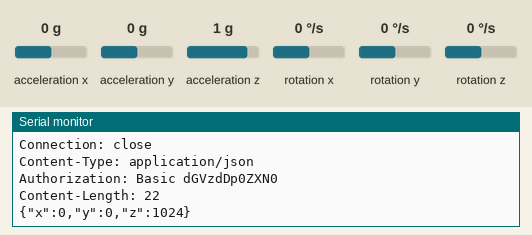
A sketch run on a simulated ESP32. Parts: the last lines printed to the serial monitor. Inputs (shaded band) come from the test bench; at power-on: acceleration x 0 g, acceleration y 0 g, acceleration z 1 g, rotation x 0 °/s, rotation y 0 °/s, rotation z 0 °/s. Uploads are accepted with an empty reply.

Above: at 2.7 s.
2.8 s: acceleration x set to -1.4 g
At 2.94 s:
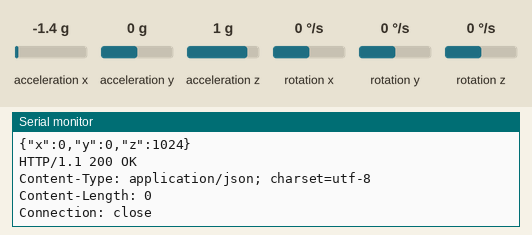
4.6 s: acceleration y set to -1.4 g
At 5.9 s:
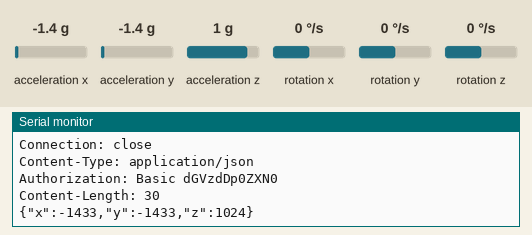
6.4 s: acceleration z set to -1.4 g
At 7.4 s:
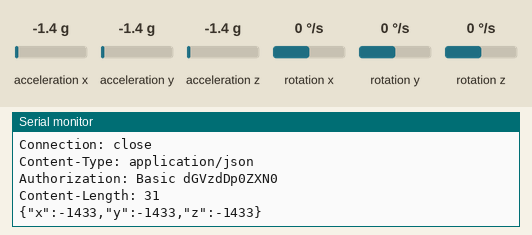
Timing chart, 0 to 9.4 s (numbered marks = the images above; inputs shaded):
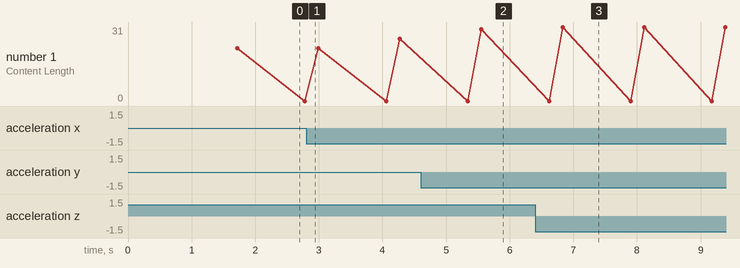

Measured:
- after the input at 4.6 s, the serial monitor: prints a new line after 0.95 s (image 2)
- after the input at 6.4 s, the serial monitor: prints a new line after 0.43 s (image 3)
- plotted number 1: 0 → 26 after the input at 2.8 s, 26 → 30 after the input at 4.6 s, 30 → 31 after the input at 6.4 s

The sketch:

ShipIoT_CC3100_MMA8452Q.ino
```cpp
// ShipIoT with TI CC3100 wifi module and a MMA8452Q 3 axis

#ifndef __CC3200R1M1RGC__
// the CC3200 doesn't use SPI
#include <SPI.h>            // SPI connects to the CC3100 (NB: this uses the same pins as I2C0
#endif
#include <WiFi.h>           // WiFi allows us to use the CC3100
#include <ShipIoT.h>        // ShipIoT client library
#include <Wire.h>           // Must include Wire library for I2C
#include <SFE_MMA8452Q.h>   // Includes the SFE_MMA8452Q library

char ssid[] = "Lab";
char password[] = "thisisatest";

ShipIoT shipiot("http://yourname.api.shipiot.net/bip/http/sheets","test","test");
MMA8452Q accel(0x1D);      // 0x1d is the I2C addr, if pulled to ground 0x1c

void setup() {
  Serial.begin(115200);
  shipiot.setup(ssid,password);
   accel.init();
}

void loop() {
  while (shipiot.available()) {   // when we have data from the CC3100
    char c = shipiot.read();      // read it
    Serial.write(c);              // and write it to the Serial port for logging
  }
  if (accel.available()) {        // when we have data from the MMA9452Q
    accel.read();                 // read the values from the MMA9452Q
    String json = "{\"x\":" + String(accel.x) + ",\"y\":" + String(accel.y) + ",\"z\":" + String(accel.z) + "}";
    shipiot.send(json);           // send the JSON message to ShipIoT
  }
 delay(1000);
}
```
